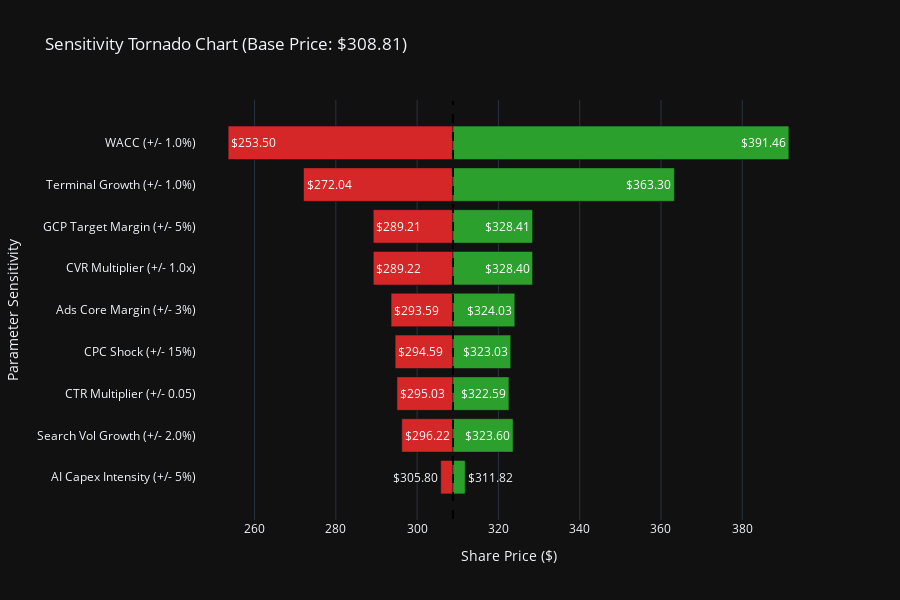

The notebook cell saved with this chart:
### Code cell
import pandas as pd
import plotly.graph_objects as go

# --- 1. DEFINE SENSITIVITIES ---
# Define how much we want to shock each variable to test sensitivity.
# (param_name, down_shock, up_shock, label)
# Note: For WACC, a "Higher" input is "Bad" for price, but the logic handles the min/max price automatically.

sensitivity_config = [
    # (Parameter Name, Change, Label Description)
    ('wacc', 0.01, 'WACC (+/- 1.0%)'),
    ('terminal_growth', 0.01, 'Terminal Growth (+/- 1.0%)'),
    ('search_vol_growth', 0.02, 'Search Vol Growth (+/- 2.0%)'),
    ('cpc_shock', 0.15, 'CPC Shock (+/- 15%)'),
    ('gcp_margin_target', 0.05, 'GCP Target Margin (+/- 5%)'),
    ('ads_business_margin', 0.03, 'Ads Core Margin (+/- 3%)'),
    ('ctr_multiplier', 0.05, 'CTR Multiplier (+/- 0.05)'),
    ('capex_intensity_start', 0.05, 'AI Capex Intensity (+/- 5%)'),
    ('cvr_multiplier', 1.0, 'CVR Multiplier (+/- 1.0x)'),
]

# --- 2. CALCULATE RANGES ---

data = []
base_price = run_valuation_model(base_params)[0]

for param, shock, label in sensitivity_config:
    # 1. Low Input Case
    low_params = base_params.copy()
    low_params[param] = base_params[param] - shock
    price_low_input = run_valuation_model(low_params)[0]
    
    # 2. High Input Case
    high_params = base_params.copy()
    high_params[param] = base_params[param] + shock
    price_high_input = run_valuation_model(high_params)[0]
    
    # 3. Determine which is the Upside vs Downside price
    # (Because higher WACC = Lower Price, we sort them by price result, not input direction)
    min_price = min(price_low_input, price_high_input)
    max_price = max(price_low_input, price_high_input)
    
    # Calculate variation from base
    downside = min_price - base_price
    upside = max_price - base_price
    total_swing = max_price - min_price
    
    data.append({
        'Label': label,
        'Min_Price': min_price,
        'Max_Price': max_price,
        'Downside': downside,
        'Upside': upside,
        'Swing': total_swing
    })

# Convert to DF and Sort by widest swing (Tornado shape)
df_tornado = pd.DataFrame(data).sort_values(by='Swing', ascending=True)

# --- 3. PLOT TORNADO CHART ---

fig = go.Figure()

# Trace 1: Downside Bars (Red)
# We use 'base' to start the bar at the Base Price
fig.add_trace(go.Bar(
    y=df_tornado['Label'],
    x=df_tornado['Downside'],
    base=base_price,
    orientation='h',
    name='Downside',
    marker=dict(color='#d62728'), # Red
    text=[f"${x:.2f}" for x in df_tornado['Min_Price']],
    textposition='auto'
))

# Trace 2: Upside Bars (Green)
fig.add_trace(go.Bar(
    y=df_tornado['Label'],
    x=df_tornado['Upside'],
    base=base_price,
    orientation='h',
    name='Upside',
    marker=dict(color='#2ca02c'), # Green
    text=[f"${x:.2f}" for x in df_tornado['Max_Price']],
    textposition='auto'
))

# Update Layout
fig.update_layout(
    title=f"Sensitivity Tornado Chart (Base Price: ${base_price:.2f})",
    barmode='overlay', # Overlay allows them to center on the axis cleanly
    xaxis=dict(title="Share Price ($)"),
    yaxis=dict(title="Parameter Sensitivity"),
    showlegend=False,
    height=600,
    shapes=[
        # Add a vertical line for the Base Price
        dict(
            type="line",
            x0=base_price,
            y0=-1,
            x1=base_price,
            y1=len(df_tornado),
            line=dict(color="black", width=2, dash="dash"),
        )
    ]
)

fig.show()

### Figure 1 — Plotly figure (JSON) as saved in the notebook; plotly's stock layout.template omitted (floating-point values rounded to 4 significant figures)
{"data": [{"base": 308.8, "marker": {"color": "#d62728"}, "name": "Downside", "orientation": "h", "text": ["$305.80", "$296.22", "$295.03", "$294.59", "$293.59", "$289.22", "$289.21", "$272.04", "$253.50"], "textposition": "auto", "x": [-3.008, -12.59, -13.78, -14.22, -15.22, -19.59, -19.6, -36.77, -55.31], "y": ["AI Capex Intensity (+/- 5%)", "Search Vol Growth (+/- 2.0%)", "CTR Multiplier (+/- 0.05)", "CPC Shock (+/- 15%)", "Ads Core Margin (+/- 3%)", "CVR Multiplier (+/- 1.0x)", "GCP Target Margin (+/- 5%)", "Terminal Growth (+/- 1.0%)", "WACC (+/- 1.0%)"], "type": "bar"}, {"base": 308.8, "marker": {"color": "#2ca02c"}, "name": "Upside", "orientation": "h", "text": ["$311.82", "$323.60", "$322.59", "$323.03", "$324.03", "$328.40", "$328.41", "$363.30", "$391.46"], "textposition": "auto", "x": [3.008, 14.79, 13.78, 14.22, 15.22, 19.59, 19.6, 54.49, 82.65], "y": ["AI Capex Intensity (+/- 5%)", "Search Vol Growth (+/- 2.0%)", "CTR Multiplier (+/- 0.05)", "CPC Shock (+/- 15%)", "Ads Core Margin (+/- 3%)", "CVR Multiplier (+/- 1.0x)", "GCP Target Margin (+/- 5%)", "Terminal Growth (+/- 1.0%)", "WACC (+/- 1.0%)"], "type": "bar"}], "layout": {"title": {"text": "Sensitivity Tornado Chart (Base Price: $308.81)"}, "barmode": "overlay", "xaxis": {"title": {"text": "Share Price ($)"}}, "yaxis": {"title": {"text": "Parameter Sensitivity"}}, "showlegend": false, "height": 600, "shapes": [{"line": {"color": "black", "dash": "dash", "width": 2}, "type": "line", "x0": 308.8, "x1": 308.8, "y0": -1, "y1": 9}]}}
